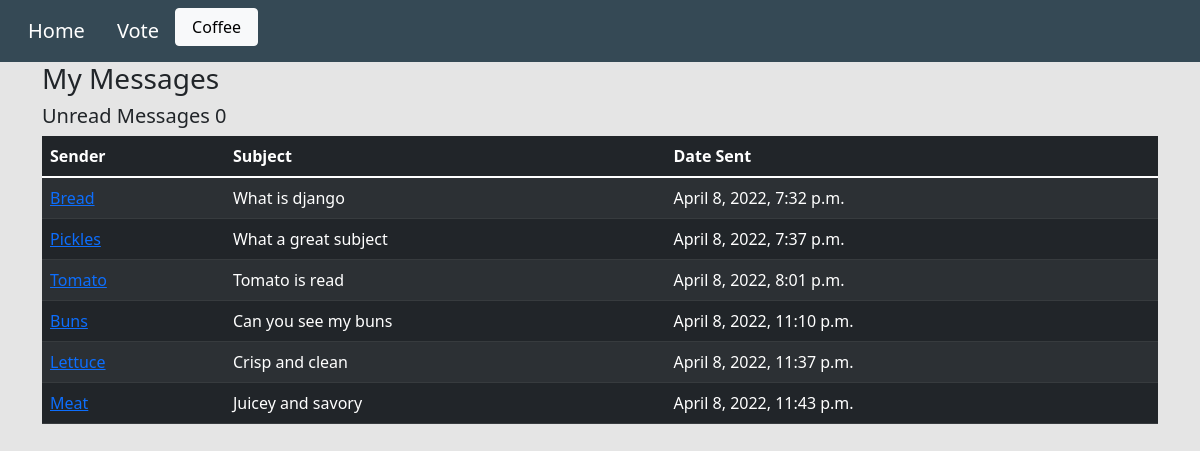
Screenshot of /inbox/ with the database file from the repository.
### base/models.py (models this page shows, shortened)
class Message(models.Model):
    name = models.CharField(max_length=200)
    email = models.CharField(max_length=200)
    subject = models.CharField(max_length=200)
    body = models.TextField()
    is_read = models.BooleanField(default=False)
    created = models.DateTimeField(auto_now_add=True)
    id = models.UUIDField(default=uuid.uuid4, unique=True, primary_key=True, editable=False)

### base/views.py (the view)
# urls.py: path('inbox/', views.inboxPage, name='inbox'),
def inboxPage(request):
    inbox = Message.objects.all().order_by('is_read')
    unreadCount = Message.objects.filter(is_read=False).count()
    context = {'inbox': inbox, 'unreadCount': unreadCount}
    return render(request, 'base/inbox.html', context)

### base/templates/base/inbox.html
{% extends "base/main.html" %}
{% load static %}
{% block content %}
    <div class="container">
        <h3>My Messages</h3>
        <h5>Unread Messages {{unreadCount}}</h5>
        <table class="table table-dark table-striped">
            <thead>
                <tr>
                    <th>Sender</th>
                    <th>Subject</th>
                    <th>Date Sent</th>
                </tr>
            </thead>
            <tbody>
                {% for message in inbox %}
                    {% if message.is_read %}
                        <tr>
                    {% else %}
                        <tr style="font-weight: 900;">
                    {% endif %}
                            <td>
                                <a href="{% url 'message' message.id %}">{{ message.name }}
                                </a>
                            </td>
                            <td>{{ message.subject }}</td>
                            <td>{{ message.created }}</td>
                        </tr>
                {% endfor %}
            </tbody>
        </table>
    </div>
{% endblock content %}

### static/styles/main.css (style rules this page uses)
body { background-color: #e5e5e5 !important; }

### rows the page displays
Message: name "Bread", subject "What is django", created "April 8, 2022, 7:32 p.m."
Message: name "Pickles", subject "What a great subject", created "April 8, 2022, 7:37 p.m."
Message: name "Tomato", subject "Tomato is read", created "April 8, 2022, 8:01 p.m."
Message: name "Buns", subject "Can you see my buns", created "April 8, 2022, 11:10 p.m."
Message: name "Lettuce", subject "Crisp and clean", created "April 8, 2022, 11:37 p.m."
Message: name "Meat", subject "Juicey and savory", created "April 8, 2022, 11:43 p.m."

### other values shown
{{ unreadCount }} "0"
